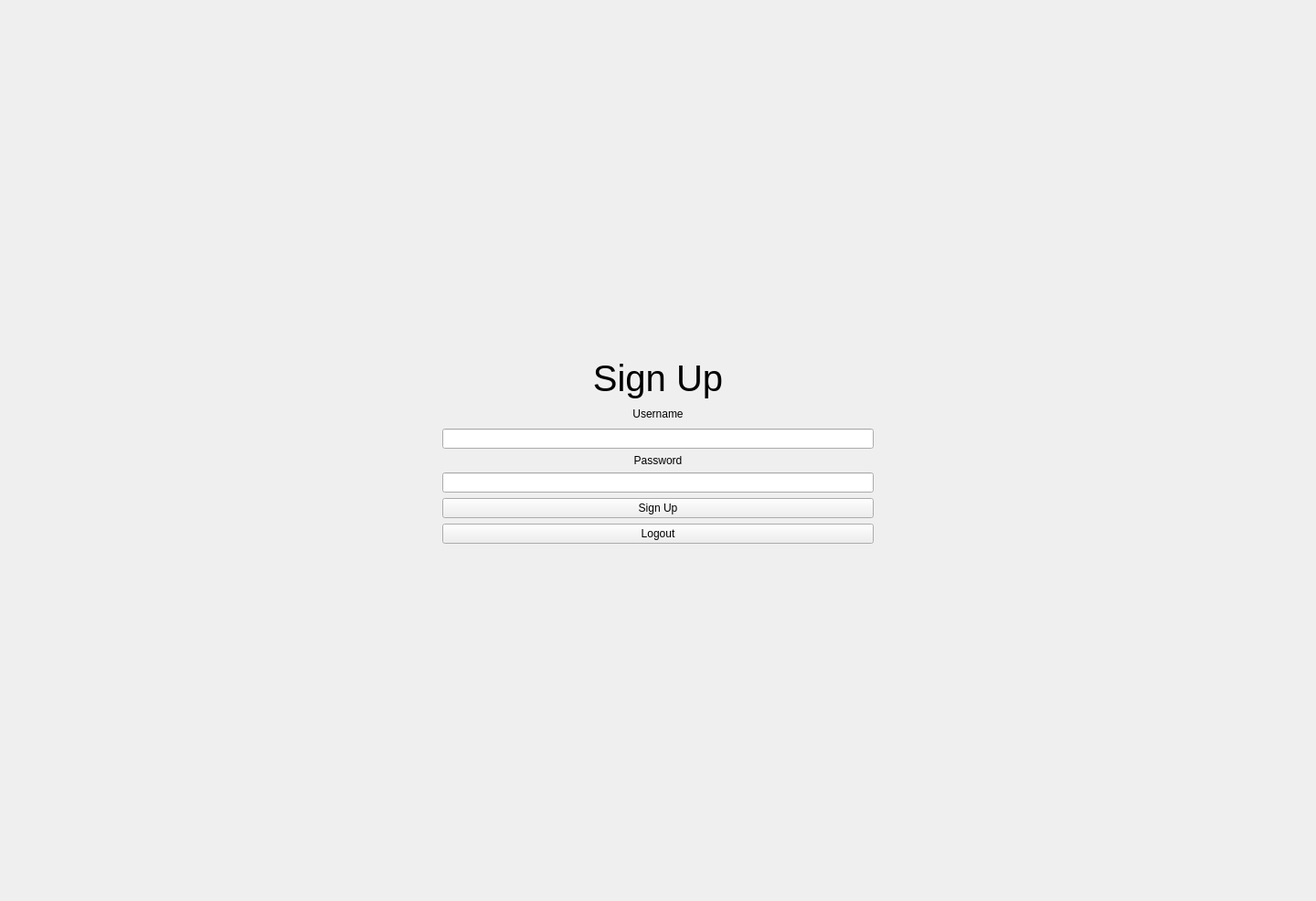
<?xml version="1.0" encoding="UTF-8"?>
<ui version="4.0">
 <class>Login</class>
 <widget class="QWidget" name="Login">
  <property name="geometry">
   <rect>
    <x>0</x>
    <y>0</y>
    <width>1440</width>
    <height>986</height>
   </rect>
  </property>
  <property name="windowTitle">
   <string>Form</string>
  </property>
  <layout class="QGridLayout" name="gridLayout">
   <item row="4" column="1">
    <widget class="QLineEdit" name="username_input"/>
   </item>
   <item row="8" column="1">
    <widget class="QPushButton" name="signIn_button">
     <property name="text">
      <string>Sign Up</string>
     </property>
    </widget>
   </item>
   <item row="3" column="0">
    <spacer name="horizontalSpacer">
     <property name="orientation">
      <enum>Qt::Horizontal</enum>
     </property>
     <property name="sizeHint" stdset="0">
      <size>
       <width>40</width>
       <height>20</height>
      </size>
     </property>
    </spacer>
   </item>
   <item row="3" column="2">
    <spacer name="horizontalSpacer_2">
     <property name="orientation">
      <enum>Qt::Horizontal</enum>
     </property>
     <property name="sizeHint" stdset="0">
      <size>
       <width>40</width>
       <height>20</height>
      </size>
     </property>
    </spacer>
   </item>
   <item row="6" column="1">
    <widget class="QLabel" name="label_3">
     <property name="text">
      <string>&lt;html&gt;&lt;head/&gt;&lt;body&gt;&lt;p align=&quot;center&quot;&gt;Password&lt;/p&gt;&lt;/body&gt;&lt;/html&gt;</string>
     </property>
    </widget>
   </item>
   <item row="0" column="1">
    <spacer name="verticalSpacer">
     <property name="orientation">
      <enum>Qt::Vertical</enum>
     </property>
     <property name="sizeHint" stdset="0">
      <size>
       <width>20</width>
       <height>40</height>
      </size>
     </property>
    </spacer>
   </item>
   <item row="7" column="1">
    <widget class="QLineEdit" name="password_input"/>
   </item>
   <item row="3" column="1">
    <widget class="QLabel" name="label_2">
     <property name="text">
      <string>&lt;html&gt;&lt;head/&gt;&lt;body&gt;&lt;p align=&quot;center&quot;&gt;Username&lt;/p&gt;&lt;/body&gt;&lt;/html&gt;</string>
     </property>
    </widget>
   </item>
   <item row="10" column="1">
    <spacer name="verticalSpacer_2">
     <property name="orientation">
      <enum>Qt::Vertical</enum>
     </property>
     <property name="sizeHint" stdset="0">
      <size>
       <width>20</width>
       <height>40</height>
      </size>
     </property>
    </spacer>
   </item>
   <item row="1" column="1">
    <widget class="QLabel" name="label">
     <property name="font">
      <font>
       <pointsize>30</pointsize>
      </font>
     </property>
     <property name="text">
      <string>Sign Up</string>
     </property>
     <property name="alignment">
      <set>Qt::AlignCenter</set>
     </property>
    </widget>
   </item>
   <item row="9" column="1">
    <widget class="QPushButton" name="pushButton">
     <property name="text">
      <string>Logout</string>
     </property>
    </widget>
   </item>
  </layout>
 </widget>
 <resources/>
 <connections/>
</ui>
